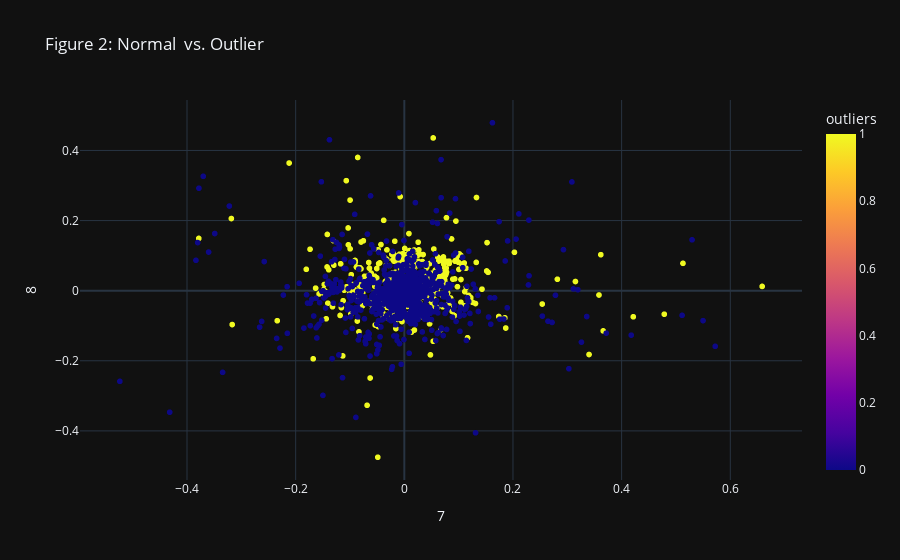

Notebook source saved alongside this figure:
### Code cell
plot_firms(dataframe=pca_df, title="Figure 2: Normal  vs. Outlier", color='outliers')

### Figure 1 — Plotly figure (JSON) as saved in the notebook; plotly's stock layout.template omitted (floating-point values rounded to 4 significant figures; data arrays with more than 128 entries replaced by an {"elided": "..."} marker saying what was removed)
{"data": [{"hovertemplate": "7=%{x}<br>8=%{y}<br>outliers=%{marker.color}<extra></extra>", "legendgroup": "", "marker": {"color": {"elided": "1418 int values"}, "coloraxis": "coloraxis", "symbol": "circle"}, "mode": "markers", "name": "", "showlegend": false, "x": {"elided": "1418 float values"}, "xaxis": "x", "y": {"elided": "1418 float values"}, "yaxis": "y", "type": "scattergl"}], "layout": {"xaxis": {"anchor": "y", "domain": [0.0, 1.0], "title": {"text": "7"}}, "yaxis": {"anchor": "x", "domain": [0.0, 1.0], "title": {"text": "8"}}, "coloraxis": {"colorbar": {"title": {"text": "outliers"}}, "colorscale": [[0.0, "#0d0887"], [0.1111, "#46039f"], [0.2222, "#7201a8"], [0.3333, "#9c179e"], [0.4444, "#bd3786"], [0.5556, "#d8576b"], [0.6667, "#ed7953"], [0.7778, "#fb9f3a"], [0.8889, "#fdca26"], [1.0, "#f0f921"]]}, "legend": {"tracegroupgap": 0}, "title": {"text": "Figure 2: Normal  vs. Outlier"}}}
